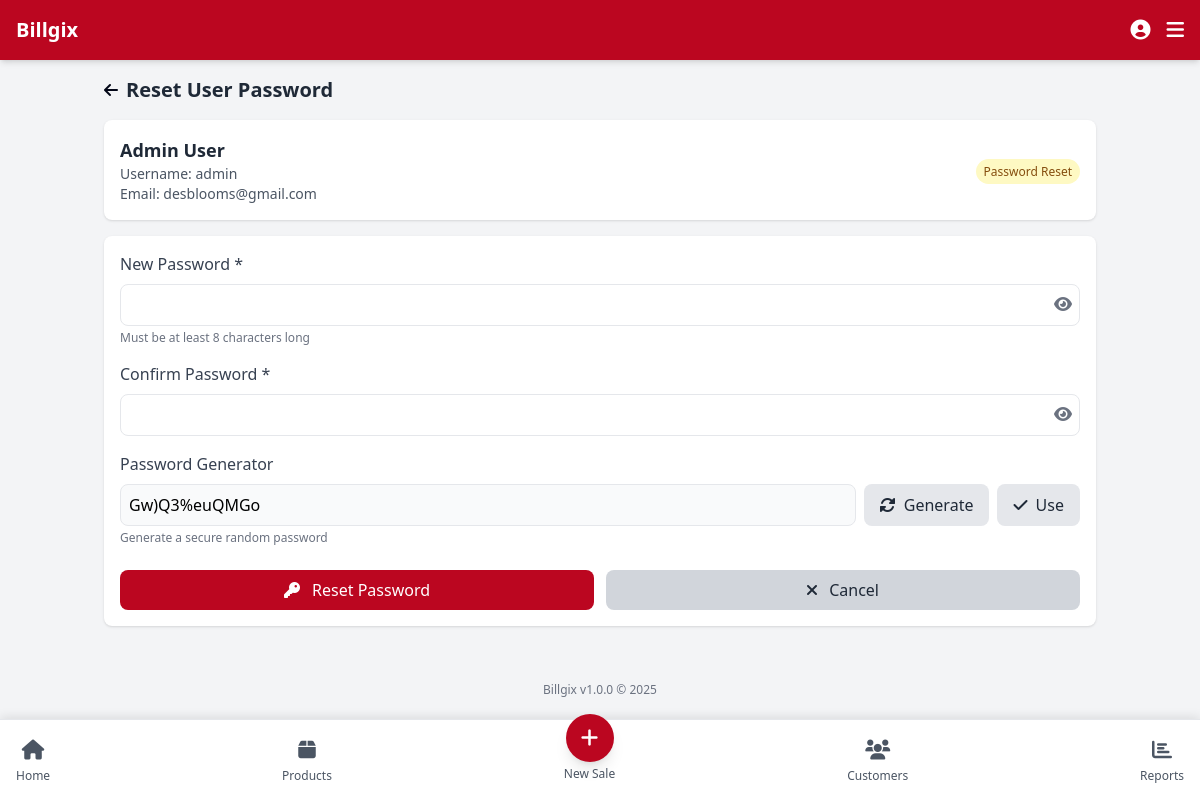
The page /modules/users/reset.php?id=1 (signed in) on the database as committed earlier.
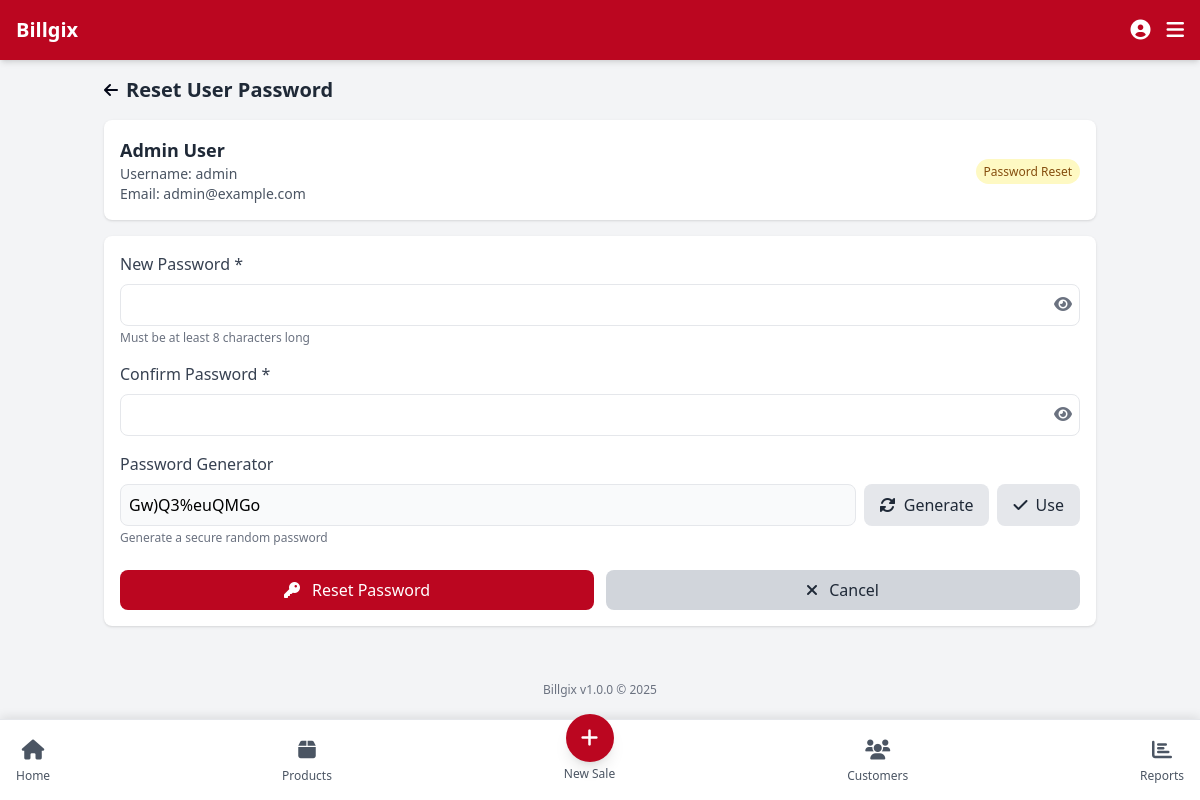
The same page on the database as committed later.
### tables this page shows
CREATE TABLE IF NOT EXISTS users (
    id INT AUTO_INCREMENT PRIMARY KEY,
    username VARCHAR(50) NOT NULL UNIQUE,
    password VARCHAR(255) NOT NULL,
    name VARCHAR(100) NOT NULL,
    email VARCHAR(100),
    role ENUM('admin', 'manager', 'staff') NOT NULL DEFAULT 'staff',
    active BOOLEAN NOT NULL DEFAULT TRUE,
    createdAt DATETIME NOT NULL,
    updatedAt DATETIME
);

### includes/functions.php (called while the page is built, shortened)
<?php
require_once 'db.php';
function isLoggedIn() {
    return isset($_SESSION['user_id']);
}

### includes/db.php (called while the page is built, shortened)
<?php
class Database {
    private $conn;
    public function __construct() {
        try {
            $this->conn = new PDO(
                "mysql:host=" . DB_HOST . ";dbname=" . DB_NAME,
                DB_USER,
                DB_PASS,
                array(PDO::ATTR_ERRMODE => PDO::ERRMODE_EXCEPTION)
            );
        } catch(PDOException $e) {
            echo "Connection Error: " . $e->getMessage();
            exit;
        }
    }
    public function query($sql, $params = []) {
        $stmt = $this->conn->prepare($sql);
        $stmt->execute($params);
        return $stmt;
    }
    public function select($sql, $params = []) {
        $stmt = $this->query($sql, $params);
        return $stmt->fetchAll(PDO::FETCH_ASSOC);
    }
}
$db = new Database();
?>

### modules/users/reset.php (the view, shortened to what this page needs)
<?php
$basePath = '../../';
include $basePath . 'includes/header.php';
$userId = (int)$_GET['id'];
$user = $db->select("SELECT id, username, name, email FROM users WHERE id = :id", ['id' => $userId]);
$user = $user[0];
?>
<div class="mb-6">
    <div class="flex items-center mb-4">
        <a href="list.php" class="mr-2 text-slate-950">
            <i class="fas fa-arrow-left"></i>
        </a>
        <h2 class="text-xl font-bold text-gray-800">Reset User Password</h2>
    </div>
    <div class="bg-white rounded-lg shadow p-4 mb-4">
        <div class="flex flex-col md:flex-row md:items-center md:justify-between">
            <div>
                <h3 class="text-lg font-bold text-gray-800"><?= $user['name'] ?></h3>
                <p class="text-sm text-gray-600">Username: <?= $user['username'] ?></p>
                <p class="text-sm text-gray-600">Email: <?= $user['email'] ?></p>
            </div>
            <div class="mt-4 md:mt-0">
                <span class="bg-yellow-100 text-yellow-800 text-xs px-2 py-1 rounded-full">
                    Password Reset
                </span>
            </div>
        </div>
    </div>
    <form method="POST" class="bg-white rounded-lg shadow p-4">
        <div class="mb-4">
            <label for="password" class="block text-gray-700 font-medium mb-2">New Password *</label>
            <div class="relative">
                <input type="password" id="password" name="password" class="w-full p-2 border rounded-lg focus:outline-none focus:ring-2 focus:ring-red-900" required minlength="8">
                <button type="button" class="absolute right-2 top-2 text-gray-500" onclick="togglePasswordVisibility('password')">
                    <i id="password-icon" class="fas fa-eye"></i>
                </button>
            </div>
            <p class="text-xs text-gray-500 mt-1">Must be at least 8 characters long</p>
        </div>
        <div class="mb-4">
            <label for="confirm_password" class="block text-gray-700 font-medium mb-2">Confirm Password *</label>
            <div class="relative">
                <input type="password" id="confirm_password" name="confirm_password" class="w-full p-2 border rounded-lg focus:outline-none focus:ring-2 focus:ring-red-900" required minlength="8">
                <button type="button" class="absolute right-2 top-2 text-gray-500" onclick="togglePasswordVisibility('confirm_password')">
                    <i id="confirm_password-icon" class="fas fa-eye"></i>
                </button>
            </div>
        </div>
        <div class="mb-6">
            <label class="block text-gray-700 font-medium mb-2">Password Generator</label>
            <div class="flex space-x-2">
                <input type="text" id="generated_password" class="flex-1 p-2 border rounded-lg bg-gray-50" readonly>
                <button type="button" class="bg-gray-200 text-gray-800 py-2 px-4 rounded-lg" onclick="generatePassword()">
                    <i class="fas fa-sync-alt mr-1"></i> Generate
                </button>
                <button type="button" class="bg-gray-200 text-gray-800 py-2 px-4 rounded-lg" onclick="useGeneratedPassword()">
                    <i class="fas fa-check mr-1"></i> Use
                </button>
            </div>
            <p class="text-xs text-gray-500 mt-1">Generate a secure random password</p>
        </div>
        <div class="flex space-x-3">
            <button type="submit" class="flex-1 bg-red-900 text-white py-2 px-4 rounded-lg hover:bg-red-900 transition">
                <i class="fas fa-key mr-2"></i> Reset Password
            </button>
            <a href="list.php" class="flex-1 bg-gray-300 text-gray-800 py-2 px-4 rounded-lg hover:bg-gray-400 transition text-center">
                <i class="fas fa-times mr-2"></i> Cancel
            </a>
        </div>
    </form>
</div>
<nav class="fixed bottom-0 left-0 right-0 bg-white border-t flex justify-between items-center p-2 bottom-nav">
    <a href="../../index.php" class="flex flex-col items-center p-2 text-gray-600">
        <i class="fas fa-home text-xl"></i>
        <span class="text-xs mt-1">Home</span>
    </a>
    <a href="../products/list.php" class="flex flex-col items-center p-2 text-gray-600">
        <i class="fas fa-box text-xl"></i>
        <span class="text-xs mt-1">Products</span>
    </a>
    <a href="../sales/add.php" class="flex flex-col items-center p-2 text-gray-600">
        <div class="bg-red-900 text-white rounded-full w-12 h-12 flex items-center justify-center -mt-6 shadow-lg">
            <i class="fas fa-plus text-xl"></i>
        </div>
        <span class="text-xs mt-1">New Sale</span>
    </a>
    <a href="../customers/list.php" class="flex flex-col items-center p-2 text-gray-600">
        <i class="fas fa-users text-xl"></i>
        <span class="text-xs mt-1">Customers</span>
    </a>
    <a href="../reports/index.php" class="flex flex-col items-center p-2 text-gray-600">
        <i class="fas fa-chart-bar text-xl"></i>
        <span class="text-xs mt-1">Reports</span>
    </a>
</nav>
<?php
include $basePath . 'includes/footer.php';
?>

### includes/header.php (shortened to what this page needs)
<?php
require_once __DIR__ . '/functions.php';
?>
<!DOCTYPE html>
<html lang="en">
<head>
    <link rel="stylesheet" href="https://cdnjs.cloudflare.com/ajax/libs/font-awesome/6.0.0-beta3/css/all.min.css">
    <script src="https://cdn.tailwindcss.com"></script>
     <link rel="stylesheet" href="/assets/css/app.css">
</head>
<body class="bg-gray-100 min-h-screen pb-16">
    <?php if (isLoggedIn()): ?>
    <header class="bg-red-900 text-white p-4 sticky top-0 z-10 shadow-md">
        <div class="flex justify-between items-center">
            <h1 class="text-xl font-bold"><?= APP_NAME ?></h1>
            <div class="flex items-center space-x-4">
                <a href="<?= $basePath ?>profile.php" class="text-white">
                    <i class="fas fa-user-circle text-xl"></i>
                </a>
                <button id="menuButton" class="focus:outline-none">
                    <i class="fas fa-bars text-xl"></i>
                </button>
            </div>
        </div>
    </header>
    <?php endif; ?>
    <main class="container mx-auto p-4">

### includes/footer.php (shortened to what this page needs)
<?php
echo '</main>';
echo '<footer class="text-center text-xs text-gray-500 py-4 mt-auto">
        <p>' . APP_NAME . ' v' . APP_VERSION . ' &copy; ' . date('Y') . '</p>
      </footer>';
echo '</body></html>';
?>

### includes/header.php (style rules this page uses)
body { touch-action: manipulation; -webkit-tap-highlight-color: transparent; -webkit-touch-callout: none; overscroll-behavior: none; }
.bottom-nav { box-shadow: 0 -2px 10px rgba(0, 0, 0, 0.1); }
html { overscroll-behavior-y: contain; -webkit-touch-callout: none; }

Rows that differ between the two databases and show on the page:
changed users "Admin User": email "desblooms@gmail.com" → "admin@example.com"
